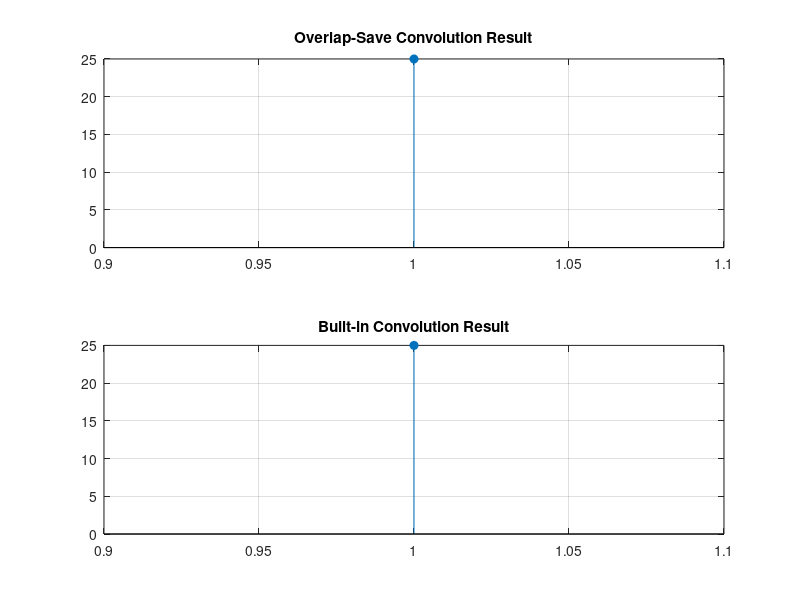

MATLAB code for this plot:
% User input for the input sequence
x = input('Enter the input sequence x : ');

% User input for the impulse response
h = input('Enter the impulse response h : ');


% Section length for overlap-save
L = length(h);  % Length of impulse response

% Initialization
N = length(x);
M = length(h);

% Pad input x with zeros
x_padded = [x, zeros(1, L - 1)];

% Prepare the output array
y = zeros(1, N + M +1);

% Calculate the number of sections
num_sections = (N + L - 1) / L;  % Calculate number of sections

% Process sections
for n = 0:num_sections-1
    % Determine the current section
    start_idx = n * L + 1;
    end_idx = start_idx + L - 1;

    % Ensure the section does not exceed the bounds
    x_section = x_padded(start_idx:min(end_idx, end));
    
    % Convolution
    conv_result = conv(x_section, h);
    
    % Save the results to the output
    y(start_idx:start_idx + length(conv_result) - 1) =y(start_idx:start_idx + length(conv_result) - 1) + conv_result;
end

% Trim the output to the valid part
y = y(1:N + M - 1);

% Compare with built-in convolution
y_builtin = conv(x, h);

% Display results
disp('Overlap-save convolution result:');
disp(y);
disp('Built-in convolution result:');
disp(y_builtin);

% Plotting results
figure;
subplot(2, 1, 1);
stem(y, 'filled');
title('Overlap-Save Convolution Result');
grid on;

subplot(2, 1, 2);
stem(y_builtin, 'filled');
title('Built-in Convolution Result');
grid on;